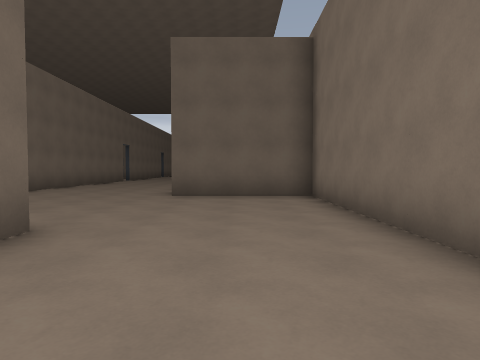
[1] (above)

24 first-person views from a walk through a Godot game level. The camera is 1.3 m above the floor, tilts 2° down and sees 75° across. The floor is counted in squares, 2 m on a side. Each view is taken from the middle of a square. On the plan, view 1 faces up. The plan holds only what a view shows up to about 10 squares ahead; the rest is blank. The place goes on beyond the plan. Surface patterns are stand-ins for the level's own textures.

[2]
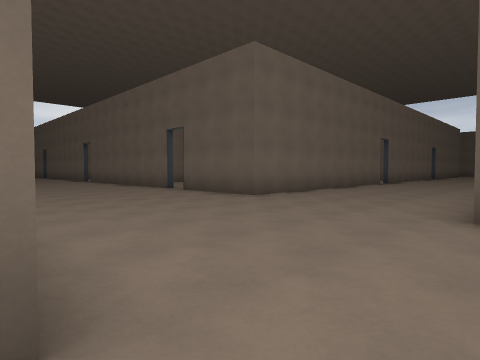

[3]
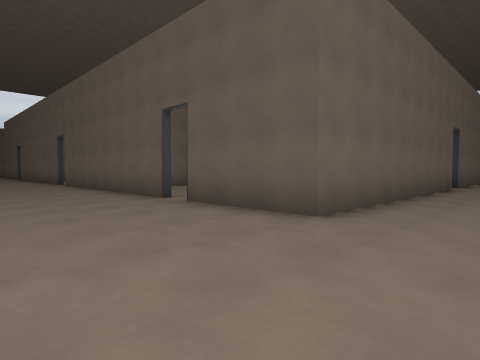

[4]
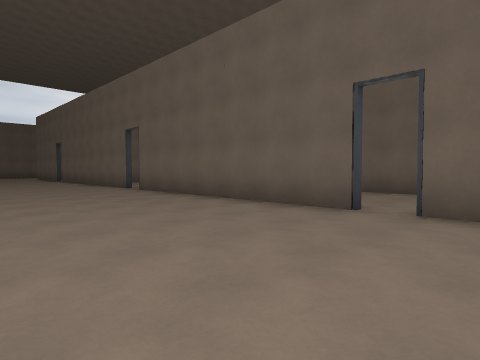

[5]
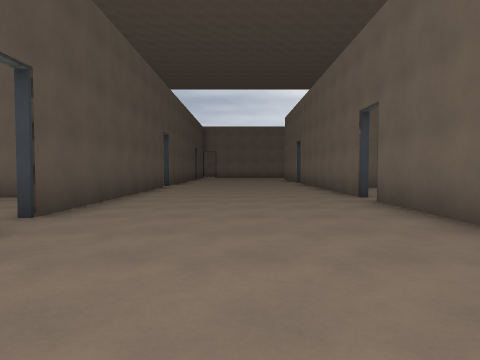

[6]
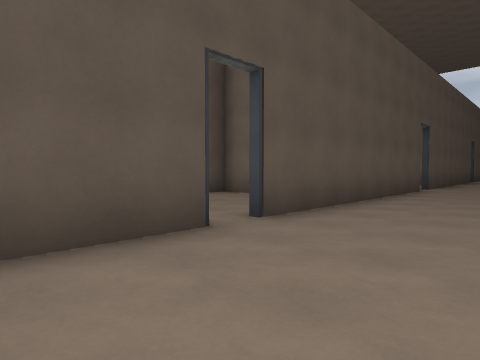

[7]
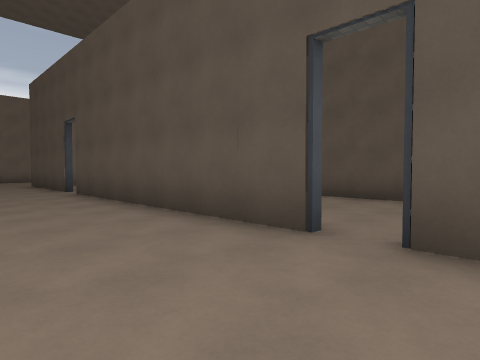

[8]
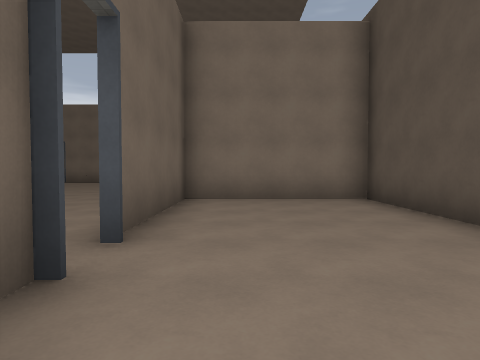

[9]
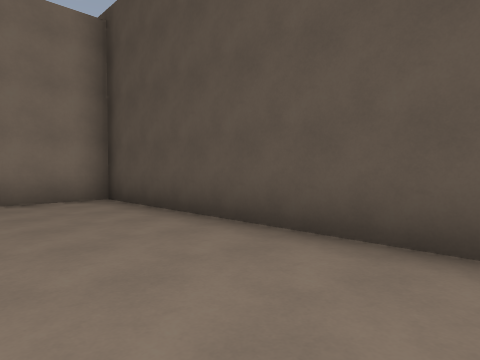

[10]
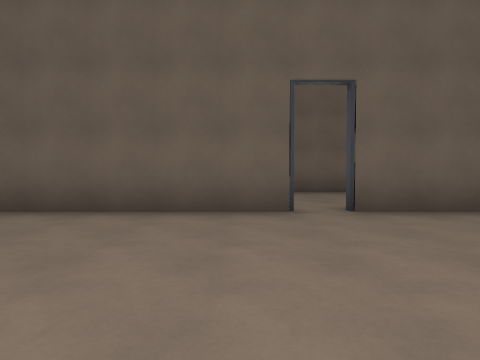

[11]
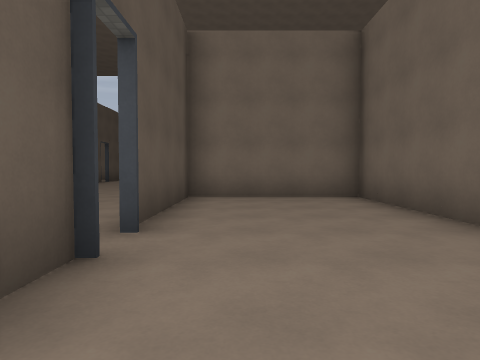

[12]
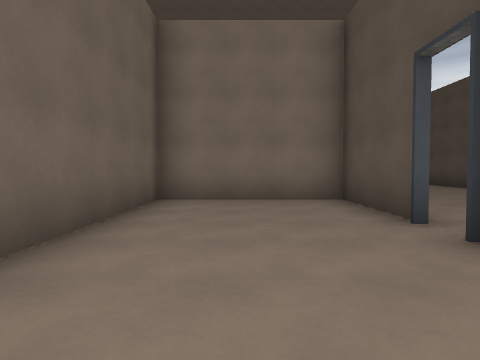

[13]
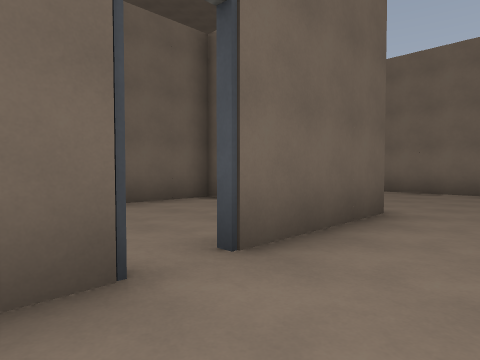

[14]
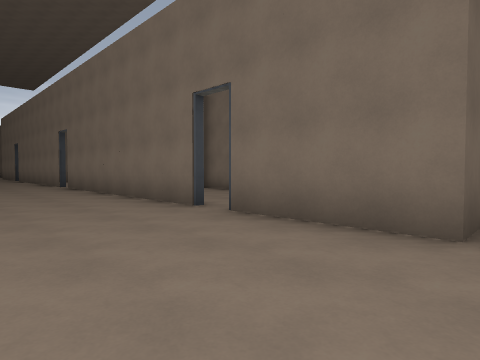

[15]
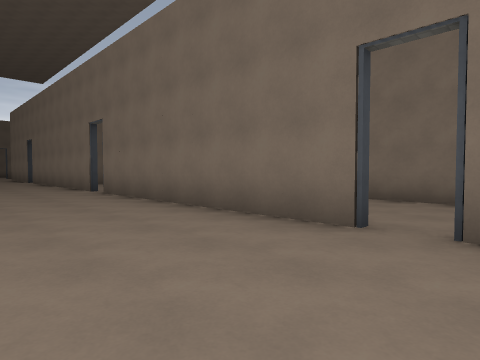

[16]
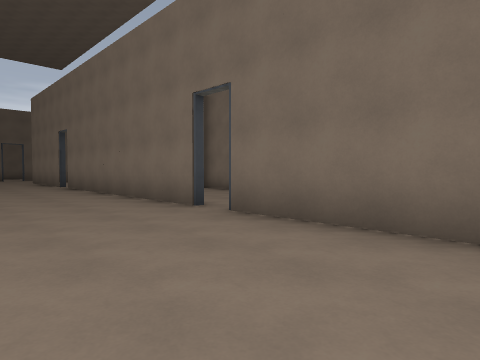

[17]
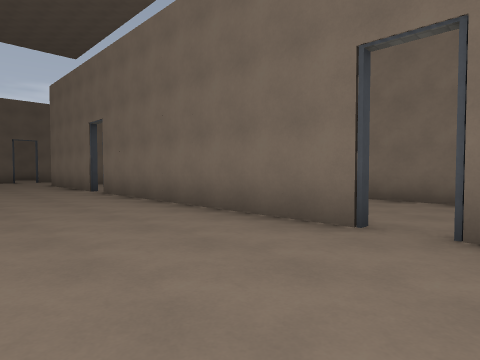

[18]
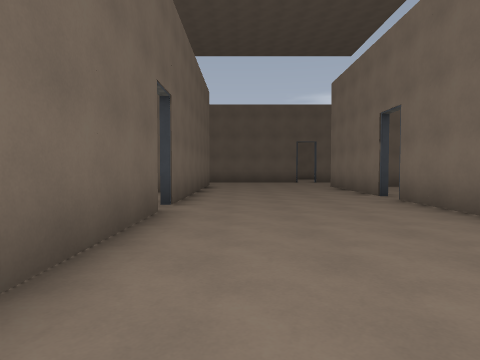

[19]
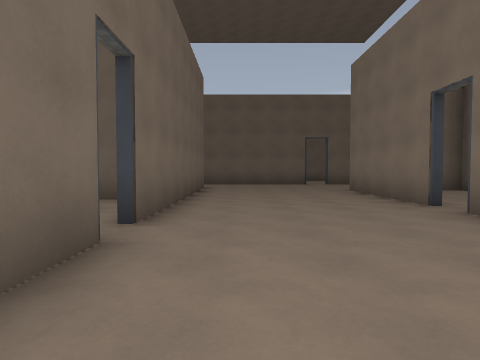

[20]
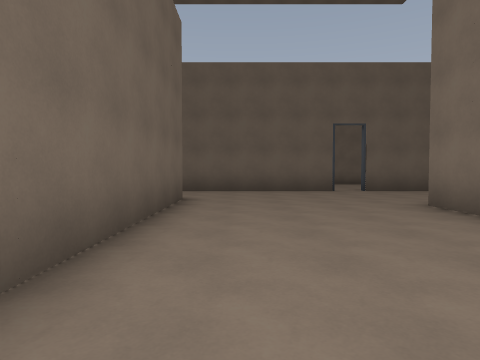

[21]
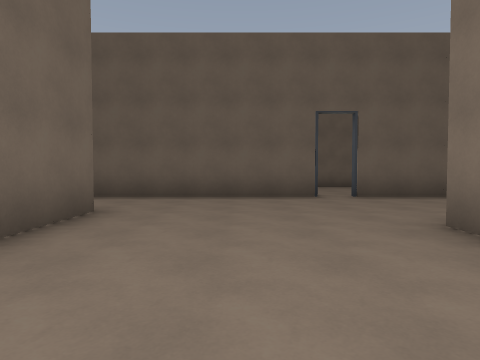

[22]
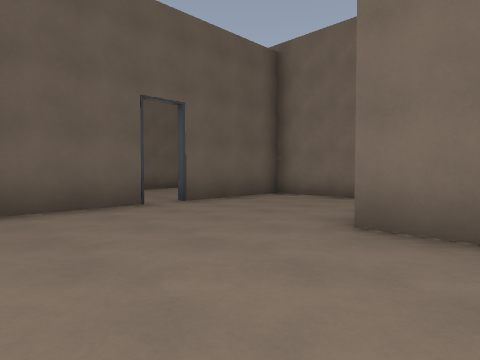

[23]
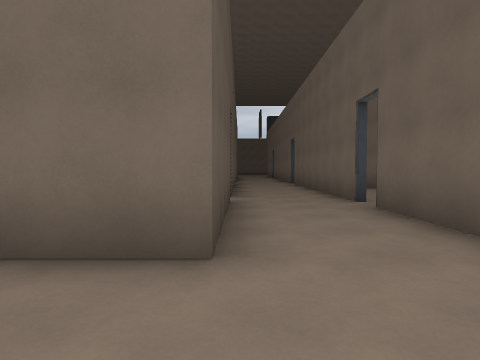

[24]
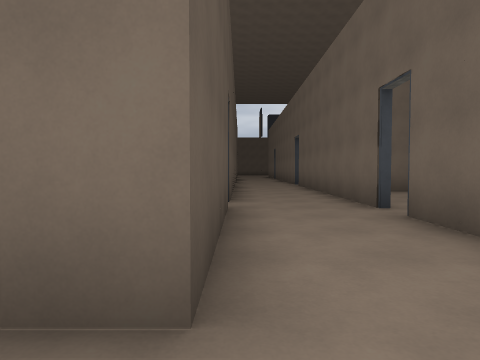

### Floor plan
Ten units are one square. View 1 is at (0, 0); x grows to the right and y downward. Boxes are objects, and circles mark ways between rooms. Rooms are numbered by the first view taken in them; rooms with no view inside come last. Other rooms are left out.
<svg viewBox="-230 -358 253 371">
<path fill="none" stroke="#000" d="M-62 -167 -62 -88 -94 -88M-16 -114 -16 -186M-16 -194 -16 -266M-101 -88 -174 -88M-62 -33 -46 -33M-22 -34 -22 -28M-62 -249 -62 -215M18 -22 18 -75 -16 -75 -16 -106M-16 -274 -16 -316M-181 -88 -225 -88M-144 -33 -71 -33M-100 -328 -62 -328 -62 -256M-222 -33 -151 -33M18 -331 18 -353 -14 -353M-142 -328 -112 -328M-21 -353 -94 -353M-101 -353 -150 -353M-182 -10 -182 8 -103 8 -103 -32 -144 -32M-174 -88 -143 -88 -143 -127 -222 -127 -222 -88 -181 -88M-104 -127 -121 -127M-62 -127 -84 -127"/>
<circle cx="-150" cy="-30" r="3" fill="#2a7"/>
<circle cx="-180" cy="-90" r="3" fill="#2a7"/>
<circle cx="-100" cy="-90" r="3" fill="#2a7"/>
<text x="-50" y="-140">1</text>
<text x="-140" y="-10">2</text>
<text x="-180" y="-110">3</text>
<text x="-100" y="-110">4</text>
</svg>
Room 1 opens to room 2. Room 1 opens to room 3. Room 1 opens to room 4.

Where each view was taken, in squares from view 1:
view 1: 0 up, 0 right, facing up
view 2: 3 up, 1 left, facing up-left
view 3: 5 up, 4 left, facing up-left
view 4: 4 up, 8 left, facing up-left
view 5: 6 up, 11 left, facing left
view 6: 6 up, 12 left, facing down-left
view 7: 6 up, 16 left, facing down-right
view 8: 2 up, 17 left, facing right
view 9: 2 up, 17 left, facing down-right
view 10: 4 up, 19 left, facing up
view 11: 10 up, 15 left, facing left
view 12: 11 up, 21 left, facing right
view 13: 7 up, 11 left, facing up-right
view 14: 7 up, 5 left, facing up-right
view 15: 10 up, 5 left, facing up-right
view 16: 15 up, 5 left, facing up-right
view 17: 18 up, 5 left, facing up-right
view 18: 20 up, 5 left, facing up
view 19: 22 up, 5 left, facing up
view 20: 26 up, 5 left, facing up
view 21: 28 up, 4 left, facing up
view 22: 30 up, 5 left, facing up-right
view 23: 33 up, 4 left, facing left
view 24: 33 up, 5 left, facing left
